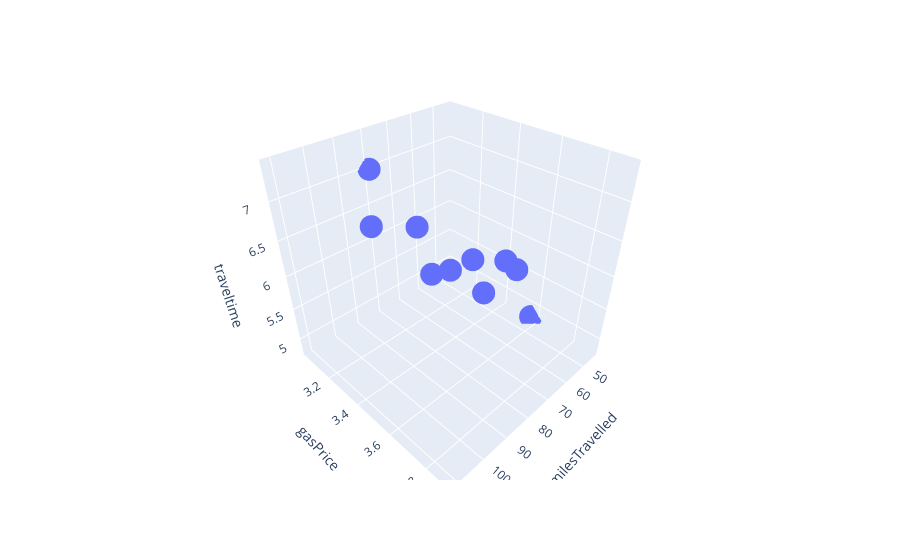

Notebook code for this chart:
### Code cell
fig

### Figure 1 — Plotly figure (JSON) as saved in the notebook; plotly's stock layout.template omitted (floating-point values rounded to 4 significant figures)
{"data": [{"hovertemplate": "milesTravelled=%{x}<br>gasPrice=%{y}<br>traveltime=%{z}<extra></extra>", "legendgroup": "", "marker": {"color": "#636efa", "symbol": "circle"}, "mode": "markers", "name": "", "scene": "scene", "showlegend": false, "type": "scatter3d", "x": [89, 66, 78, 111, 44, 77, 80, 66, 109, 76], "y": [3.84, 3.19, 3.78, 3.89, 3.57, 3.57, 3.03, 3.51, 3.54, 3.25], "z": [7, 5.4, 6.6, 7.4, 4.8, 6.4, 7, 5.6, 7.3, 6.4]}], "layout": {"legend": {"tracegroupgap": 0}, "margin": {"t": 60}, "scene": {"domain": {"x": [0, 1], "y": [0, 1]}, "xaxis": {"title": {"text": "milesTravelled"}}, "yaxis": {"title": {"text": "gasPrice"}}, "zaxis": {"title": {"text": "traveltime"}}}}}
